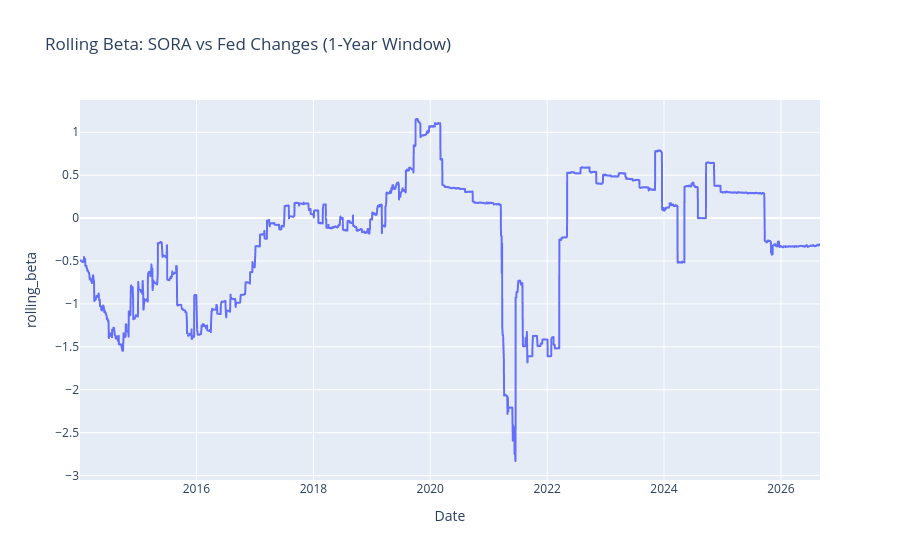

Notebook code for this chart:
### Code cell
import plotly.express as px

df_plot = df.dropna(subset=["rolling_beta"])

px.line(
    df_plot,
    x=df_plot.index,
    y="rolling_beta",
    title="Rolling Beta: SORA vs Fed Changes (1-Year Window)"
)

### Figure 1 — Plotly figure (JSON) as saved in the notebook; plotly's stock layout.template omitted (floating-point values rounded to 4 significant figures; data arrays with more than 128 entries replaced by an {"elided": "..."} marker saying what was removed)
{"data": [{"hovertemplate": "Date=%{x}<br>rolling_beta=%{y}<extra></extra>", "legendgroup": "", "line": {"color": "#636efa", "dash": "solid"}, "marker": {"symbol": "circle"}, "mode": "lines", "name": "", "showlegend": false, "type": "scattergl", "x": {"elided": "3177 str values"}, "xaxis": "x", "y": {"elided": "3177 float values"}, "yaxis": "y"}], "layout": {"legend": {"tracegroupgap": 0}, "title": {"text": "Rolling Beta: SORA vs Fed Changes (1-Year Window)"}, "xaxis": {"anchor": "y", "domain": [0, 1], "title": {"text": "Date"}}, "yaxis": {"anchor": "x", "domain": [0, 1], "title": {"text": "rolling_beta"}}}}
